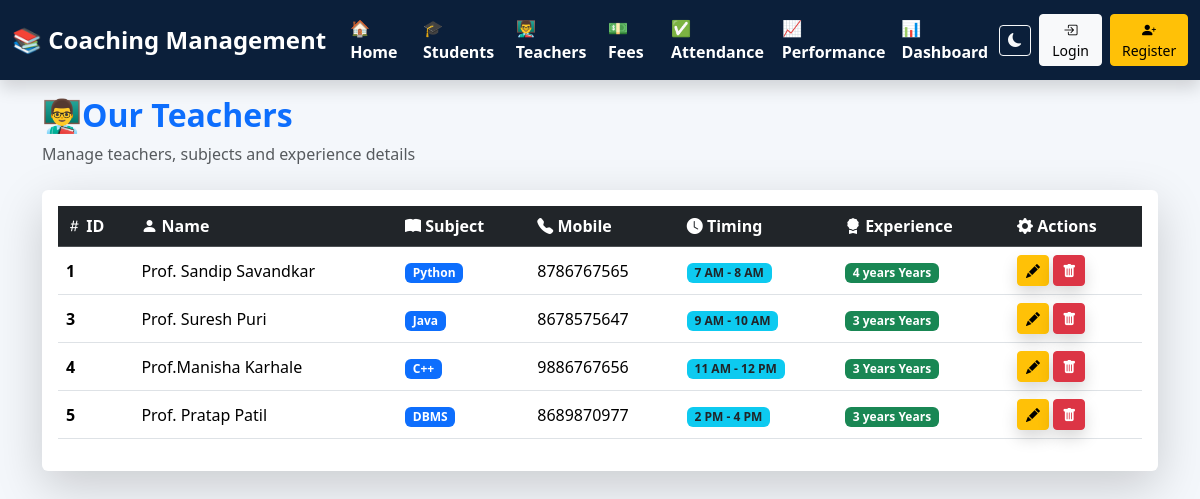
The page /teachers on the database its author committed.
### tables this page shows
CREATE TABLE teachers(

        id INTEGER PRIMARY KEY AUTOINCREMENT,
        name TEXT,
        subject TEXT,
        mobile TEXT,
        timing TEXT,
        experience TEXT

    );

### app.py (the view)
@app.route("/teachers")
def teachers():
    conn = get_connection()
    teachers = conn.execute("""
    SELECT *
    FROM teachers
    ORDER BY id ASC
    """).fetchall()
    conn.close()
    return render_template(
        "teachers.html",
        teachers=teachers
    )

### db.py (called while the page is built)
def get_connection():
    conn = sqlite3.connect(DATABASE)
    conn.row_factory = sqlite3.Row
    conn.execute("PRAGMA foreign_keys = ON")
    return conn

### templates/teachers.html (shortened to what this page needs)
{% extends "base.html" %}
{% block content %}
<div class="d-flex justify-content-between align-items-center mb-4 flex-wrap">
<div>
<h2 class="fw-bold text-primary">
👨‍🏫Our Teachers </h2>
<p class="text-muted mb-0">
Manage teachers, subjects and experience details
</p>
</div>
</div>
<div class="card shadow-lg border-0 p-3">
<div class="table-responsive">
<table class="table table-hover align-middle">
<thead class="table-dark">
<tr>
<th>
<i class="bi bi-hash"></i>
ID
</th>
<th>
<i class="bi bi-person-fill"></i>
Name
</th>
<th>
<i class="bi bi-book-fill"></i>
Subject
</th>
<th>
<i class="bi bi-telephone-fill"></i>
Mobile
</th>
<th>
<i class="bi bi-clock-fill"></i>
Timing
</th>
<th>
<i class="bi bi-award-fill"></i>
Experience
</th>
<th>
<i class="bi bi-gear-fill"></i>
Actions
</th>
</tr>
</thead>
<tbody>
{% for t in teachers %}
<tr>
<td class="fw-bold">
{{t.id}}
</td>
<td>
{{t.name}}
</td>
<td>
<span class="badge bg-primary">
{{t.subject}}
</span>
</td>
<td>
{{t.mobile}}
</td>
<td>
<span class="badge bg-info text-dark">
{{t.timing}}
</span>
</td>
<td>
<span class="badge bg-success">
{{t.experience}} Years
</span>
</td>
<td>
<a href="/edit_teacher/{{t.id}}"
class="btn btn-warning btn-sm shadow">
<i class="bi bi-pencil-fill"></i>
</a>
<a href="/delete_teacher/{{t.id}}"
class="btn btn-danger btn-sm shadow"
onclick="return confirm('Delete Teacher?')">
<i class="bi bi-trash-fill"></i>
</a>
</td>
</tr>
{% endfor %}
</tbody>
</table>
</div>
</div>
{% endblock %}

### templates/base.html (style rules this page uses)
body { background:#f4f7fb; transition:0.3s; }

### rows shown on the page
teachers: id "1", name "Prof. Sandip Savandkar", subject "Python", mobile "8786767565", timing "7 AM - 8 AM", experience "4 years"
teachers: id "3", name "Prof. Suresh Puri", subject "Java", mobile "8678575647", timing "9 AM - 10 AM", experience "3 years"
teachers: id "4", name "Prof.Manisha Karhale", subject "C++", mobile "9886767656", timing "11 AM - 12 PM", experience "3 Years"
teachers: id "5", name "Prof. Pratap Patil", subject "DBMS", mobile "8689870977", timing "2 PM - 4 PM", experience "3 years"
